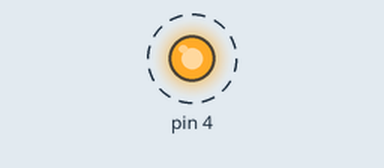
Recording of a sketch running on a simulated Arduino Uno, built with avr-gcc and run on an emulated ATmega328P. On the bench: output pins drawn as LEDs (lit = HIGH). Dashed ring = blinking.

Above: at 0.5 s.
Timing chart, 0 to 4.6 s (numbered marks = the images above):
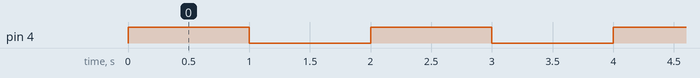

Measured:
- by itself, pin 4: alternates HIGH for 1.0 s and LOW for 1.0 s

The sketch:

blink.ino
```cpp
const int LEDPin = PC4;

void setup() {
  pinMode(LEDPin, OUTPUT);
}

void loop() {
  digitalWrite(LEDPin, HIGH);
  delay(1000);
  digitalWrite(LEDPin, LOW);
  delay(1000);
}
```
